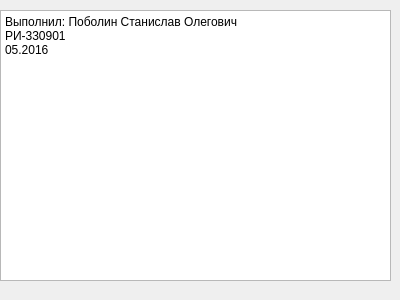
<?xml version="1.0" encoding="UTF-8"?>
<ui version="4.0">
 <class>about</class>
 <widget class="QDialog" name="about">
  <property name="geometry">
   <rect>
    <x>0</x>
    <y>0</y>
    <width>400</width>
    <height>300</height>
   </rect>
  </property>
  <property name="windowTitle">
   <string>Dialog</string>
  </property>
  <widget class="QWidget" name="horizontalLayoutWidget">
   <property name="geometry">
    <rect>
     <x>0</x>
     <y>10</y>
     <width>391</width>
     <height>271</height>
    </rect>
   </property>
   <layout class="QHBoxLayout" name="horizontalLayout">
    <item>
     <widget class="QPlainTextEdit" name="plainTextEdit">
      <property name="undoRedoEnabled">
       <bool>false</bool>
      </property>
      <property name="readOnly">
       <bool>true</bool>
      </property>
      <property name="plainText">
       <string>Выполнил: Поболин Станислав Олегович
РИ-330901
05.2016</string>
      </property>
     </widget>
    </item>
   </layout>
  </widget>
 </widget>
 <resources/>
 <connections/>
</ui>
